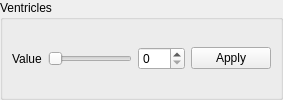
           <widget class="QGroupBox" name="m_ventriclesGroupBox" >
            <property name="title" >
             <string>Ventricles</string>
            </property>
            <layout class="QVBoxLayout" >
             <property name="margin" >
              <number>9</number>
             </property>
             <property name="spacing" >
              <number>6</number>
             </property>
             <item>
              <layout class="QHBoxLayout" >
               <property name="margin" >
                <number>0</number>
               </property>
               <property name="spacing" >
                <number>6</number>
               </property>
               <item>
                <widget class="QLabel" name="m_ventriclesLowerValueLabel" >
                 <property name="text" >
                  <string>Value</string>
                 </property>
                </widget>
               </item>
               <item>
                <widget class="QSlider" name="m_ventriclesLowerValueSlider" >
                 <property name="maximum" >
                  <number>255</number>
                 </property>
                 <property name="orientation" >
                  <enum>Qt::Horizontal</enum>
                 </property>
                </widget>
               </item>
               <item>
                <widget class="QSpinBox" name="m_ventriclesLowerValueSpinBox" >
                 <property name="maximum" >
                  <number>255</number>
                 </property>
                </widget>
               </item>
               <item>
                <widget class="QPushButton" name="m_ventriclesApplyPushButton" >
                 <property name="layoutDirection" >
                  <enum>Qt::RightToLeft</enum>
                 </property>
                 <property name="text" >
                  <string>Apply</string>
                 </property>
                </widget>
               </item>
              </layout>
             </item>
            </layout>
           </widget>
